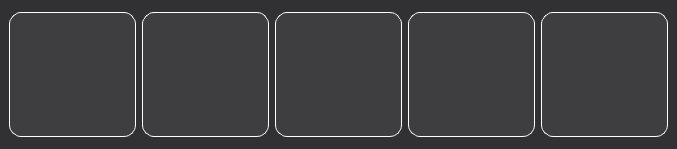
<?xml version="1.0" encoding="UTF-8"?>
<ui version="4.0">
 <class>MainWindow</class>
 <widget class="QMainWindow" name="MainWindow">
  <property name="geometry">
   <rect>
    <x>0</x>
    <y>0</y>
    <width>677</width>
    <height>149</height>
   </rect>
  </property>
  <property name="windowTitle">
   <string>AppLauncher</string>
  </property>
  <property name="styleSheet">
   <string notr="true">background-color: rgb(49, 48, 51);</string>
  </property>
  <widget class="QWidget" name="centralwidget">
   <layout class="QGridLayout" name="gridLayout_2">
    <item row="0" column="0">
     <layout class="QHBoxLayout" name="horizontalLayout">
      <item>
       <widget class="QPushButton" name="pushButton">
        <property name="minimumSize">
         <size>
          <width>125</width>
          <height>125</height>
         </size>
        </property>
        <property name="styleSheet">
         <string notr="true">QPushButton{
	background-color: rgb(62, 61, 64);
	border-style: solid;
	border-color: white;
	border-width: 1px;
	border-radius: 12px;
}
QPushButton::pressed{
	background-color: rgb(43, 43, 45);
}</string>
        </property>
        <property name="text">
         <string/>
        </property>
        <property name="icon">
         <iconset>
          <normaloff>../icons/nuke.png</normaloff>../icons/nuke.png</iconset>
        </property>
        <property name="iconSize">
         <size>
          <width>100</width>
          <height>100</height>
         </size>
        </property>
        <property name="checkable">
         <bool>false</bool>
        </property>
        <property name="default">
         <bool>false</bool>
        </property>
        <property name="flat">
         <bool>false</bool>
        </property>
       </widget>
      </item>
      <item>
       <widget class="QPushButton" name="pushButton_2">
        <property name="minimumSize">
         <size>
          <width>125</width>
          <height>125</height>
         </size>
        </property>
        <property name="styleSheet">
         <string notr="true">QPushButton{
	background-color: rgb(62, 61, 64);
	border-style: solid;
	border-color: white;
	border-width: 1px;
	border-radius: 12px;
}
QPushButton::pressed{
	background-color: rgb(43, 43, 45);
}
</string>
        </property>
        <property name="text">
         <string/>
        </property>
        <property name="icon">
         <iconset>
          <normaloff>../icons/blender.png</normaloff>../icons/blender.png</iconset>
        </property>
        <property name="iconSize">
         <size>
          <width>100</width>
          <height>100</height>
         </size>
        </property>
       </widget>
      </item>
      <item>
       <widget class="QPushButton" name="pushButton_3">
        <property name="minimumSize">
         <size>
          <width>125</width>
          <height>125</height>
         </size>
        </property>
        <property name="styleSheet">
         <string notr="true">QPushButton{
	background-color: rgb(62, 61, 64);
	border-style: solid;
	border-color: white;
	border-width: 1px;
	border-radius: 12px;
}
QPushButton::pressed{
	background-color: rgb(43, 43, 45);
}</string>
        </property>
        <property name="text">
         <string/>
        </property>
        <property name="icon">
         <iconset>
          <normaloff>../icons/houdini.png</normaloff>../icons/houdini.png</iconset>
        </property>
        <property name="iconSize">
         <size>
          <width>150</width>
          <height>150</height>
         </size>
        </property>
       </widget>
      </item>
      <item>
       <widget class="QPushButton" name="pushButton_4">
        <property name="minimumSize">
         <size>
          <width>125</width>
          <height>125</height>
         </size>
        </property>
        <property name="styleSheet">
         <string notr="true">QPushButton{
	background-color: rgb(62, 61, 64);
	border-style: solid;
	border-color: white;
	border-width: 1px;
	border-radius: 12px;
}
QPushButton::pressed{
	background-color: rgb(43, 43, 45);
}
</string>
        </property>
        <property name="text">
         <string/>
        </property>
        <property name="icon">
         <iconset>
          <normaloff>../icons/aftereffects.png</normaloff>../icons/aftereffects.png</iconset>
        </property>
        <property name="iconSize">
         <size>
          <width>100</width>
          <height>100</height>
         </size>
        </property>
       </widget>
      </item>
      <item>
       <widget class="QPushButton" name="pushButton_5">
        <property name="minimumSize">
         <size>
          <width>125</width>
          <height>125</height>
         </size>
        </property>
        <property name="styleSheet">
         <string notr="true">QPushButton{
	background-color: rgb(62, 61, 64);
	border-style: solid;
	border-color: white;
	border-width: 1px;
	border-radius: 12px;
}
QPushButton::pressed{
	background-color: rgb(43, 43, 45);
}</string>
        </property>
        <property name="text">
         <string/>
        </property>
        <property name="icon">
         <iconset>
          <normaloff>../icons/maya.png</normaloff>../icons/maya.png</iconset>
        </property>
        <property name="iconSize">
         <size>
          <width>100</width>
          <height>100</height>
         </size>
        </property>
       </widget>
      </item>
     </layout>
    </item>
   </layout>
  </widget>
 </widget>
 <resources/>
 <connections/>
</ui>
